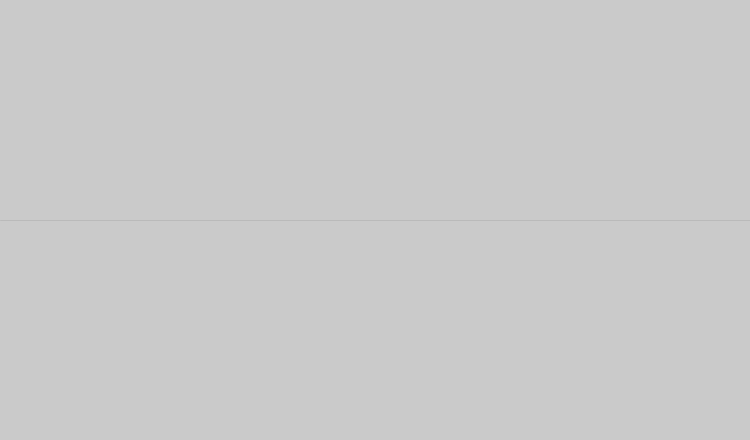
Frame 1 (no input)
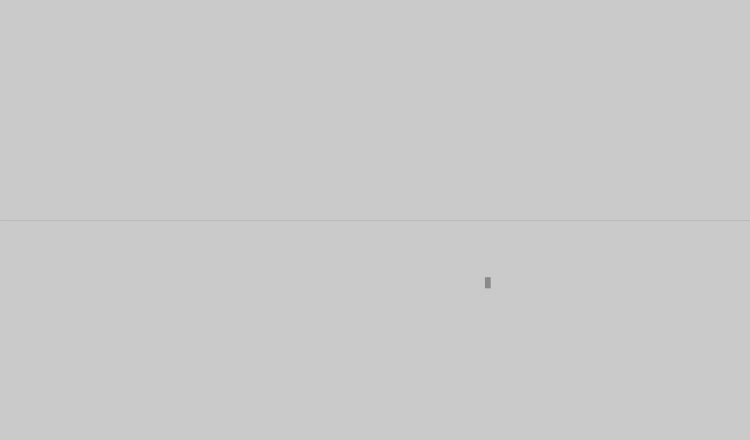
Frame 60 (the mouse pressed at the canvas centre just before this capture)
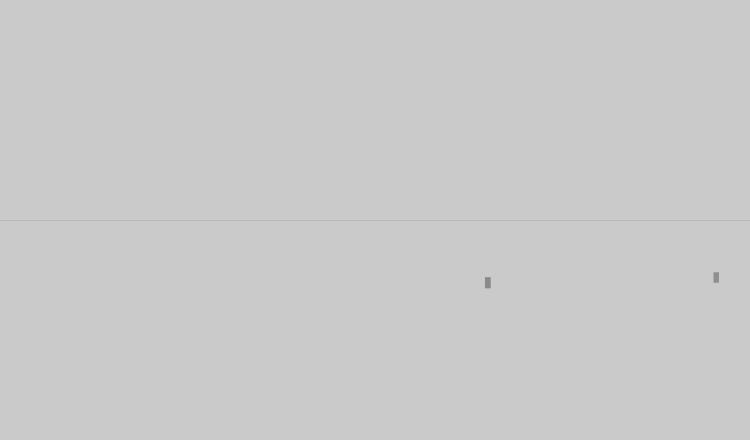
Frame 120 (the mouse held since frame 60 and released just before this capture)

The Processing sketch that drew these frames (run headless with seeded random() and noise(); from frame 60 on, the mouse is pressed at the canvas centre):

// Processing sketch: processing_55876
// ── processing_55876.pde

ArrayList al;
float lastOne;

void setup() {
  size(750,440);
  al = new ArrayList();
  lastOne = millis();
}

void draw() {
  background(202);
  stroke(0,20);
  line(0,height*.5,width,height*.5);
  
   for(int i=al.size(); i>0; i--) {
    Paseante p =(Paseante)al.get(i-1);
    p.update();
    if (p.outOfBonds()) al.remove(i-1);
  }
  
  for(int i=0; i<al.size(); i++) {
    Paseante p =(Paseante)al.get(i);
    p.display();
  }
  
  if (millis()-lastOne>1000) addPeople();
}

void mouseClicked() {
 addPeople();
 int tio = floor(random(al.size()));
  Paseante p = (Paseante)al.get(tio);
  p.patina();
}

void addPeople() {
  if (al.size()<120) {
   al.add(new Paseante());
  lastOne = millis();
  }
  
}

class Paseante {
  
  PVector pos;
  PVector vel;
  PVector velScale;
  
  Paseante() {
    pos = new PVector();
    pos.x = random(width);
    pos.y = height*.5+random(height*.5);
    vel = new PVector();
    velScale = new PVector();
  }
  
  void update() {
    velScale.x = vel.x;
    velScale.y=vel.y;
    velScale.mult(far());
    pos.add(velScale);
    
    vel.mult(.95);    
  }
  
  boolean outOfBonds() {
   return ((pos.y<height*.5)||(pos.y>height)||(pos.x>width)||(pos.x<0));
  }
  
  float alfa() {
    return map(pos.y,height*.5,height,20,255);
  }
  
  float far() {
    return map(pos.y,height*.5,height,.1,1.2);
  }
  
  void display() {
    pushMatrix();
    translate(pos.x,pos.y);
    //stroke(0, alfa);
    noStroke();
    fill(0,alfa());
    scale(far());
    rect(0,0,width/50,height/15);
    popMatrix();
  }
  
  void patina() {
    vel.x = random(-10,10);
    vel.y = random(-10,10);
    vel.limit(width/100);
  }
}
